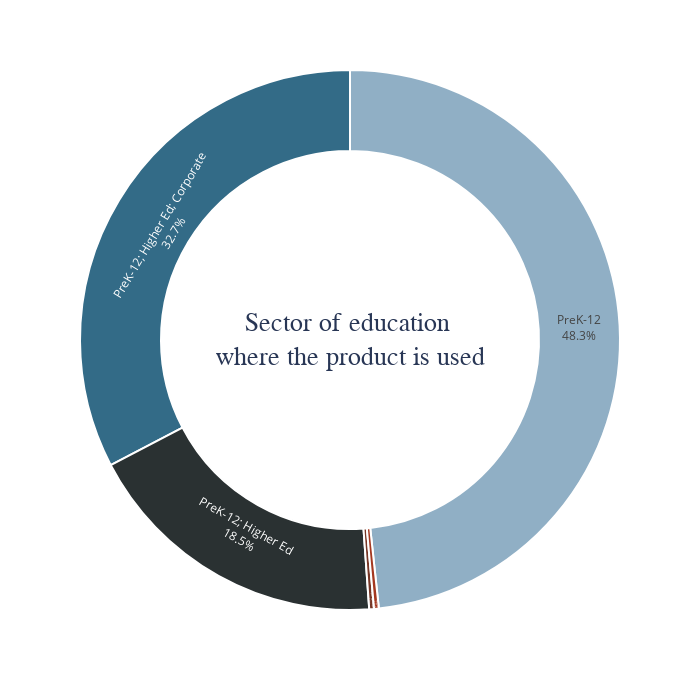

The notebook cell this image was saved under:
### Code cell
fig = px.pie(products['Sector(s)'].value_counts().reset_index().rename(columns = {'Sector(s)': 'count'}).head(15), values = 'count', names = 'index', width = 700, height = 700)

fig.update_traces(textposition = 'inside', 
                  textinfo = 'percent + label', 
                  hole = 0.7, 
                  marker = dict(colors = ['#90afc5','#336b87','#2a3132','#763626', 'a43820'], line = dict(color = 'white', width = 2)))

fig.update_layout(annotations = [dict(text = 'Sector of education <br>where the product is used', 
                                      x = 0.5, y = 0.5, font_size = 26, showarrow = False, 
                                      font_family = 'monospace',
                                      font_color = '#283655')],
                  showlegend = False)
                  
fig.show()

### Figure 1 — Plotly figure (JSON) as saved in the notebook; plotly's stock layout.template omitted (floating-point values rounded to 4 significant figures)
{"data": [{"domain": {"x": [0, 1], "y": [0, 1]}, "hole": 0.7, "hovertemplate": "index=%{label}<br>count=%{value}<extra></extra>", "labels": ["PreK-12", "PreK-12; Higher Ed; Corporate", "PreK-12; Higher Ed", "Higher Ed; Corporate", "Corporate"], "legendgroup": "", "marker": {"colors": ["#90afc5", "#336b87", "#2a3132", "#763626", "a43820"], "line": {"color": "white", "width": 2}}, "name": "", "showlegend": true, "textinfo": "percent+label", "textposition": "inside", "type": "pie", "values": [170, 115, 65, 1, 1]}], "layout": {"annotations": [{"font": {"color": "#283655", "family": "monospace", "size": 26}, "showarrow": false, "text": "Sector of education <br>where the product is used", "x": 0.5, "y": 0.5}], "height": 700, "legend": {"tracegroupgap": 0}, "margin": {"t": 60}, "showlegend": false, "width": 700}}
